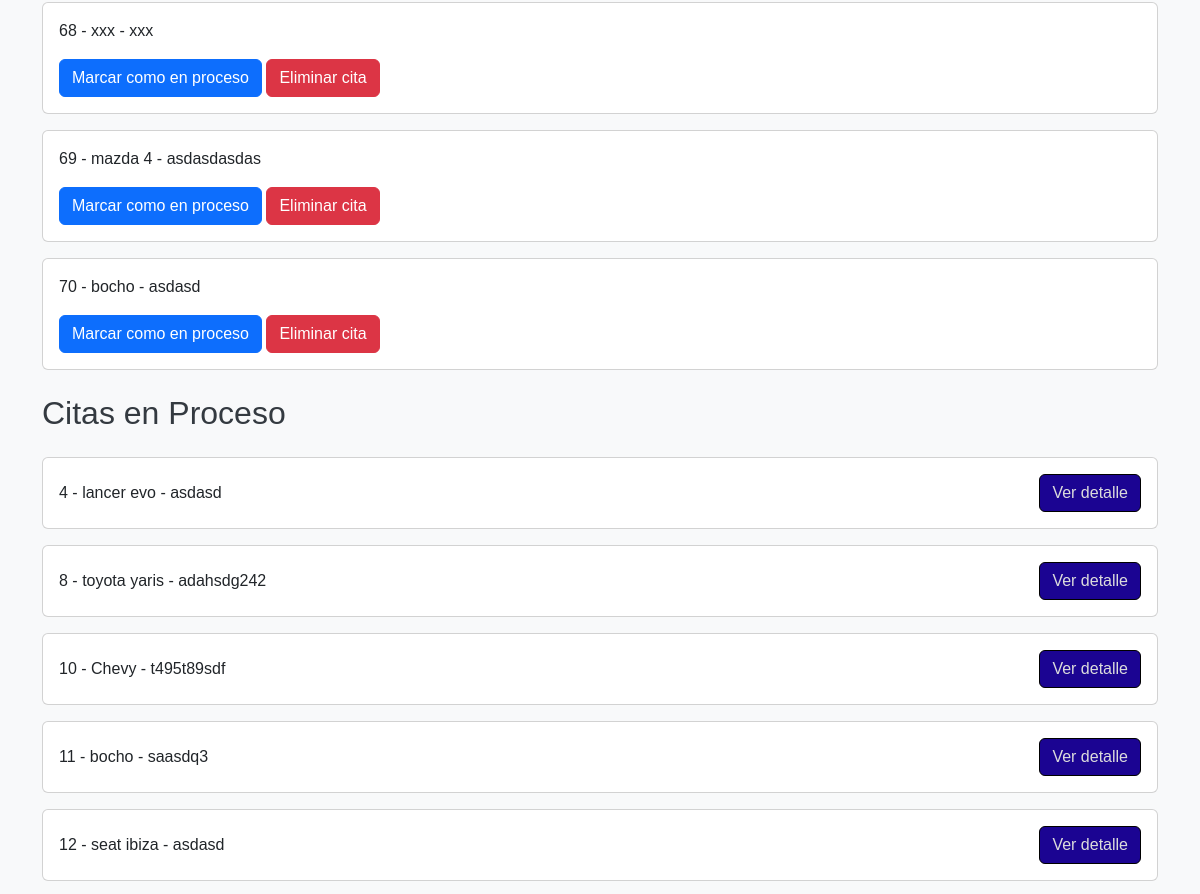
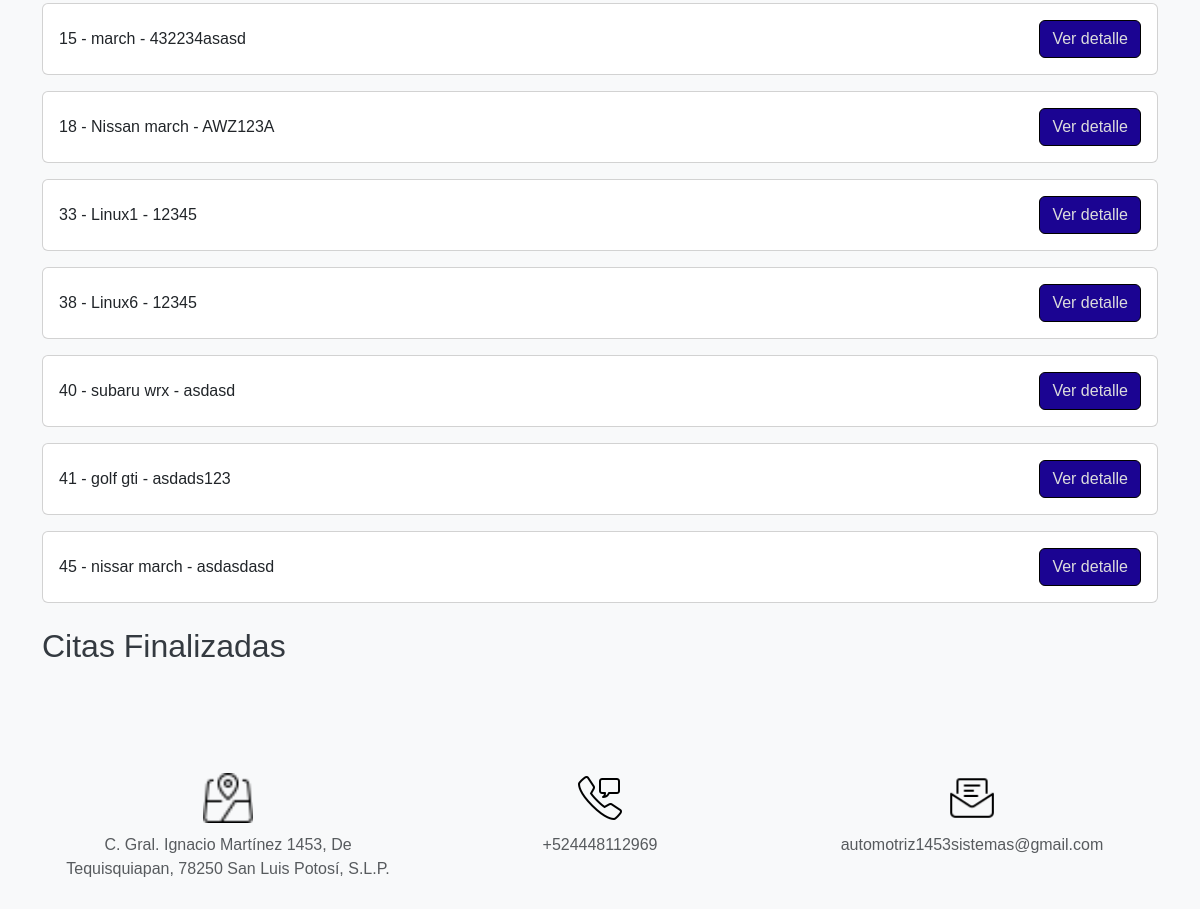
Page /panel_encargado/ (signed in, lower part) on the earlier database version (2 pictures, top to bottom).
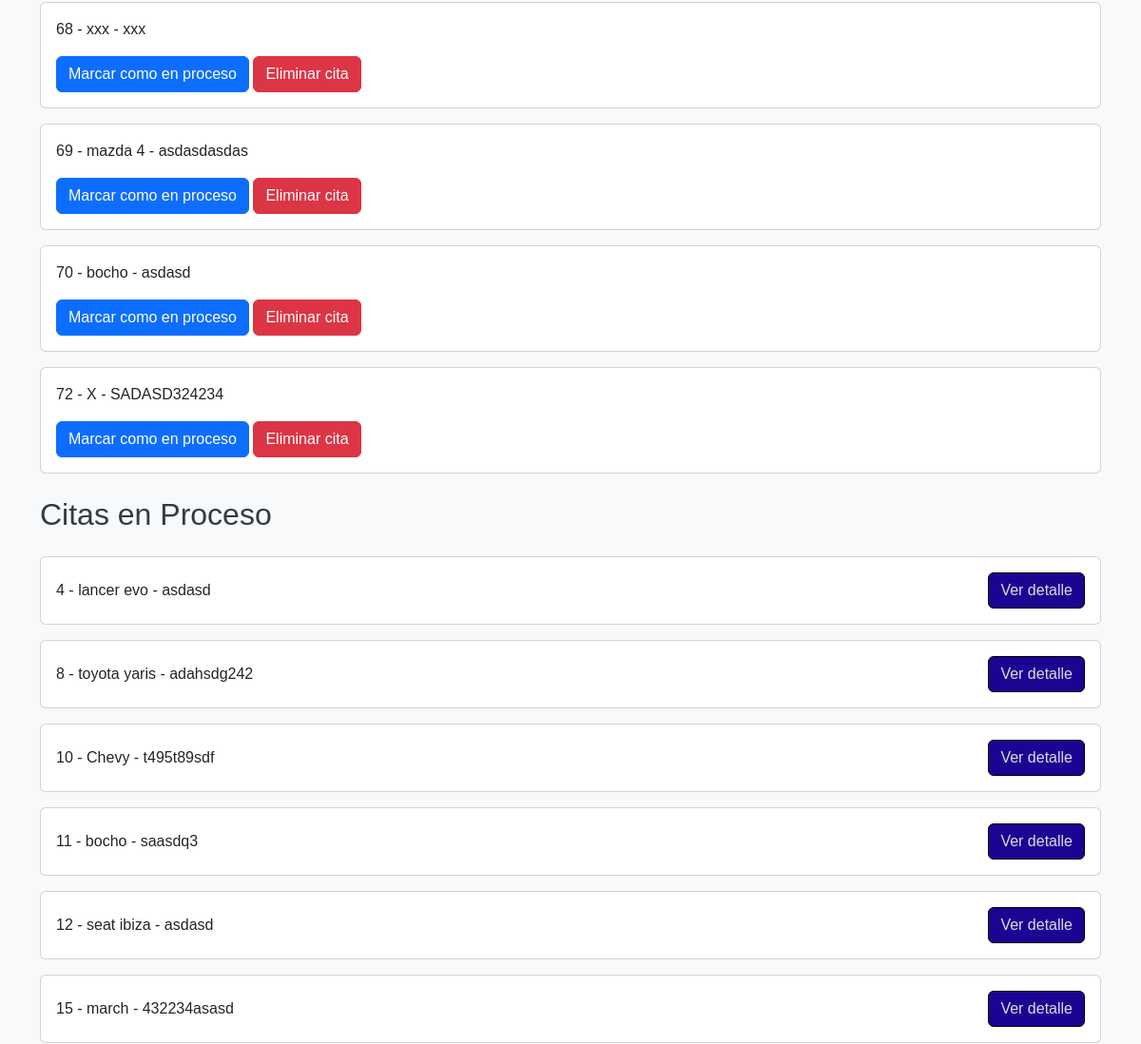
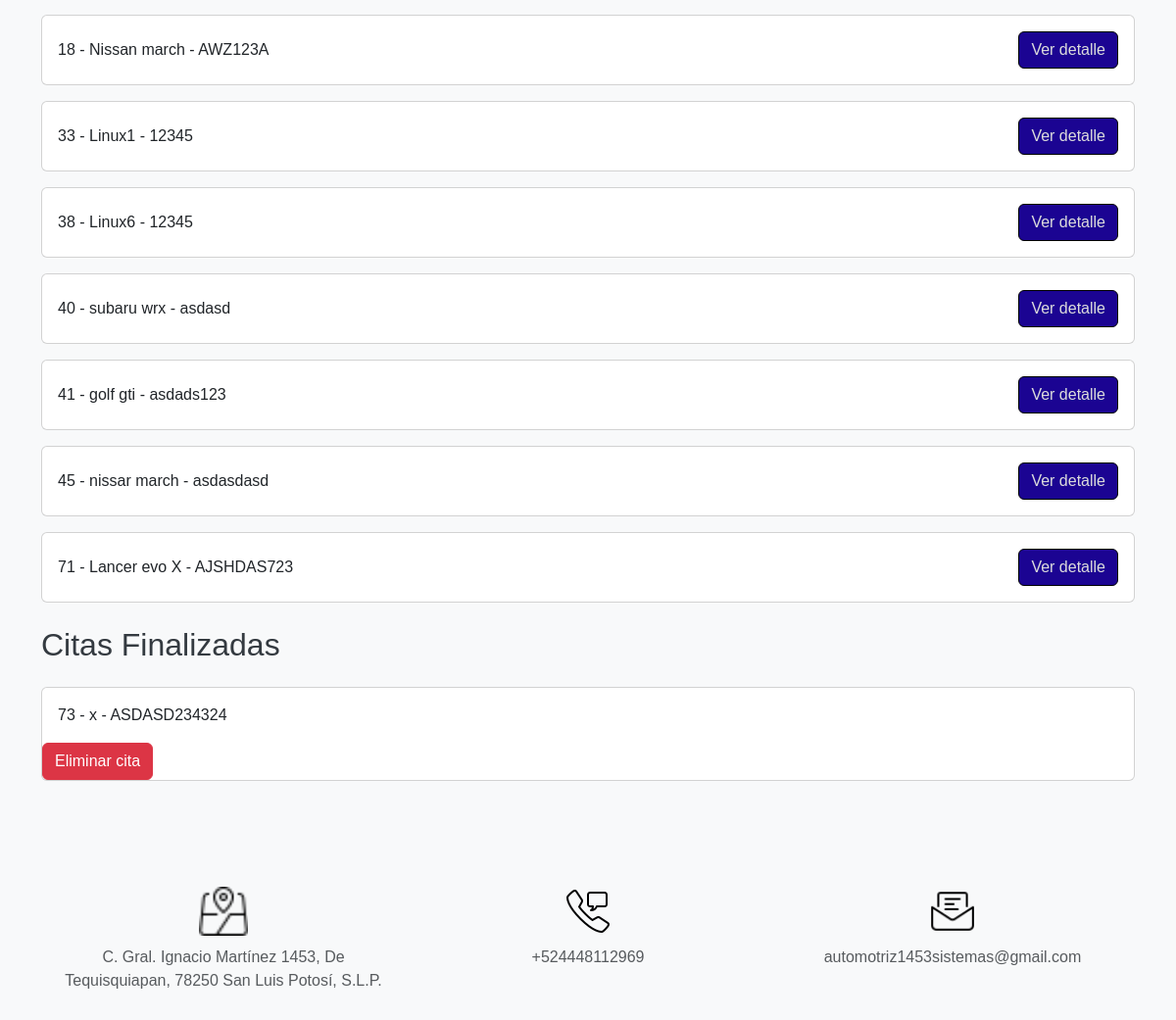
Same page on the later database version (2 pictures, top to bottom).
### autenticacion/models.py (models this page shows)
class Cita(models.Model):
    usuario = models.ForeignKey(User, on_delete=models.CASCADE)
    modelo_carro = models.CharField(max_length=100)
    color = models.CharField(max_length=100)
    placas = models.CharField(max_length=20)
    fecha = models.DateField()
    hora = models.TimeField()
    estado = models.CharField(max_length=50, default='pendiente')
    retroalimentacion = models.TextField(null=True, blank=True)
    servicios = models.ManyToManyField(Servicio, through='DetalleCita')
    def __str__(self):
        return f"Cita {self.id} - {self.modelo_carro}"

### autenticacion/views.py (the view)
# urls.py: path('panel_encargado/', v_auth.panel_encargado, name='panel_encargado'),
@login_required
def panel_encargado(request):
    citas_pendientes = Cita.objects.filter(estado='pendiente')
    citas_en_proceso = Cita.objects.filter(estado='en proceso')
    citas_finalizadas = Cita.objects.filter(estado='finalizada')
    print("Citas en espera: ",citas_pendientes.count())
    for cita1 in citas_pendientes:
        print(cita1)
    print("Citas en proceso: ", citas_en_proceso.count())
    for cita2 in citas_en_proceso:
        print(cita2)
    print("Citas finalizadas: " , citas_en_proceso.count())
    for cita3 in citas_en_proceso:
        print(cita3)
    return render(request, 'panelEncargado.html', {
        'citas_en_espera': citas_pendientes,
        'citas_en_proceso': citas_en_proceso,
        'citas_finalizadas': citas_finalizadas
    })

### main/templates/panelEncargado.html (shortened to what this page needs)
<!DOCTYPE html>
<html lang="en">
<head>
    {% extends 'layouts/base.html' %}
    {% block content %}
    <div class="container">
        <div id="en_espera" class="tabcontent" style="display: block;">
            {% for cita in citas_en_espera %}
                <div class="card mb-3">
                    <div class="card-body">
                        <p class="card-text">{{ cita.id }} - {{cita.modelo_carro}} - {{cita.placas}}</p>
                        <form action="{% url 'modificar_estado_cita' cita.id %}" method="post" class="d-inline">
                            <button type="submit" class="btn btn-primary" onclick="return confirm('¿Estás seguro de modificar el estado de la cita?')">Marcar como en proceso</button>
                        </form>
                        <form action="{% url 'eliminar_cita' cita.id %}" method="post" class="d-inline">
                            <button type="submit" class="btn btn-danger" onclick="return confirm('¿Estás seguro de eliminar la cita?')">Eliminar cita</button>
                        </form>
                    </div>
                </div>
            {% endfor %}
        </div>
        <div id="en_proceso" class="tabcontent">
            <h2 class="my-4">Citas en Proceso</h2>
            {% for cita in citas_en_proceso %}
                <div class="card mb-3">
                    <div class="card-body d-flex justify-content-between align-items-center">
                        <div>
                            <p class="card-text mb-0">{{ cita.id }} - {{cita.modelo_carro}} - {{cita.placas}}</p>
                        </div>
                        <a href="{% url 'detalle_cita_en_proceso' cita.id%}" class="btn btn-warning" style="background-color: rgb(27, 4, 146); color:rgb(220, 220, 220);border-color: black;" >Ver detalle</a>
                    </div>
                </div>
            {% endfor %}
        </div>
        <div id="finalizadas" class="tabcontent">
            <h2 class="my-4">Citas Finalizadas</h2>
            {% for cita in citas_finalizadas %}
                <div class="card mb-3">
                    <div class="card-body d-flex justify-content-between align-items-center">
                        <p class="card-text">{{ cita.id }} - {{cita.modelo_carro}} - {{cita.placas}}</p>
                    </div>
                    <form action="{% url 'eliminar_cita' cita.id %}" method="post" class="d-inline">
                        <button type="submit" class="btn btn-danger" onclick="return confirm('¿Estás seguro de eliminar la cita?')">Eliminar cita</button>
                    </form>
                </div>
            {% endfor %}
        </div>
    </div>
    {% endblock %}

Differences in the rows shown:
added Cita: id "72", modelo_carro "X", placas "SADASD324234"
added Cita: id "71", modelo_carro "Lancer evo X", placas "AJSHDAS723", shown under "Citas en Proceso"
added Cita: id "73", modelo_carro "x", placas "ASDASD234324", shown under "Citas Finalizadas"
